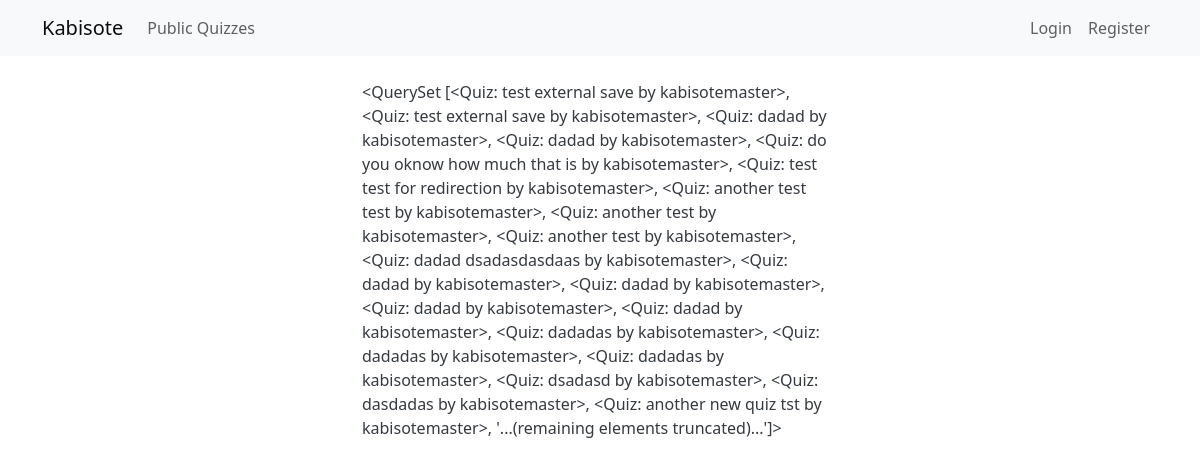
Before: / with the older database file.
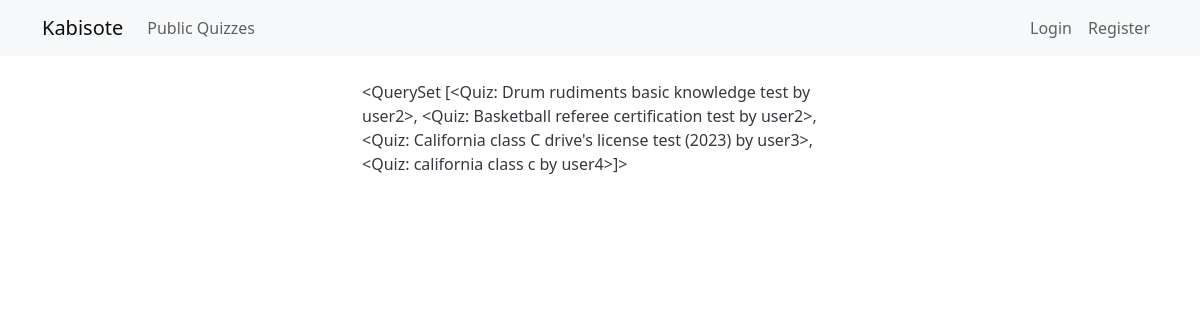
After: the same page with the newer database file.
### kabisote/models.py (models this page shows, shortened)
class Quiz(models.Model):
    owner = models.ForeignKey(User, on_delete=models.CASCADE)
    title = models.CharField(max_length=255)
    description = models.TextField(blank=True)
    private = models.BooleanField(default=False)
    updated = models.DateTimeField(auto_now=True)
    created = models.DateTimeField(auto_now_add=True, blank=True)
    tag = models.ManyToManyField(Tag, related_name="tags", blank=True)
    class Meta:
        ordering = ['-updated']
    def __str__(self):
        return f"{self.title} by {self.owner}"

class User(AbstractUser):
    pass

### kabisote/views.py (the view)
# urls.py: path("", views.index, name="index"),
def index(request):
    data = Quiz.objects.filter()
    return render(request, "kabisote/index.html", {'items': data})

### kabisote/templates/kabisote/index.html
{% extends "kabisote/layout.html" %}
{% block body %}
    <div class="row py-4">
       <div class="col col-lg-5 col-sm-10 mx-auto">
            <div id="feed">
                {{ items }}
            </div>
       </div>
    </div>
{% endblock %}

### kabisote/templates/kabisote/layout.html (shortened to what this page needs)
{% load static %}
<!DOCTYPE html>
<html lang="en">
    <head>
        <link rel="stylesheet" href="https://cdn.jsdelivr.net/npm/bootstrap@5.3.2/dist/css/bootstrap.min.css">
        <link href="{% static 'kabisote/mainstyle.css' %}" rel="stylesheet">
    </head>
    <body>
        <header class="navbar navbar-expand navbar-light bg-light flex px-2">
          <div class="container">
            <a class="navbar-brand" href="{% url 'index' %}">Kabisote</a>
            <div class="collapse navbar-collapse">
              <ul class="navbar-nav me-md-auto ">
                <li class="nav-item">
                  <a class="nav-link" href="{% url 'routes' type='public' %}">Public Quizzes</a>
                </li>
              </ul>
            </div>
            {% if user.is_authenticated %}
            <div class="dropdown">
              <a href="#" class="d-block link-body-emphasis text-decoration-none dropdown-toggle" data-bs-toggle="dropdown" aria-expanded="false">
               {{user.username}}
              </a>
              <ul class="dropdown-menu text-small">
                  <li><a href="#" class="dropdown-item">Account</a></li>
                  <li><a href="{% url 'routesnid' type='user' id=user.id %}" class="dropdown-item">My Quizzes</a></li>
                  <li><a href="{% url 'add' %}" class="dropdown-item">Add Quiz</a></li>
                  <li><a href="{% url 'logout' %}" class="dropdown-item">Logout</a></li>
              </ul>
            </div>
            {% else %}
            <ul class="ms-auto navbar-nav">
              <li class="nav-item">
                <a class="nav-link" href="{% url 'login' %}">Login</a>
              </li>
              <li class="nav-item">
                <a class="nav-link" href="{% url 'register' %}">Register</a>
              </li>
            </ul>
            {% endif %}
          </div>
        </header>
        <div class="body container-fluid">
            {% block body %}
            {% endblock %}
        </div>
    </body>
</html>

### kabisote/static/kabisote/mainstyle.css (style rules this page uses)
body { color: #343a40; }
a, .viewclick { color: #495057; text-decoration: none; opacity: .95; }

Changed rows visible on the page:
removed Quiz: title+owner "<QuerySet [<Quiz: test external save by kabisotemaster>, <Quiz: test external save by kabisotemaster>, <Quiz: dadad by kabisotemaster>, <Quiz: dadad by kabisotemaster>, <Quiz: do you oknow how much that is by kabisotemaster>, <Quiz: test test for redirection by kabisotemaster>, <Quiz: another test test by kabisotemaster>, <Quiz: another test by kabisotemaster>, <Quiz: another test by kabisotemaster>, <Quiz: dadad dsadasdasdaas by kabisotemaster>, <Quiz: dadad by kabisotemaster>, <Quiz: dadad by kabisotemaster>, <Quiz: dadad by kabisotemaster>, <Quiz: dadad by kabisotemaster>, <Quiz: dadadas by kabisotemaster>, <Quiz: dadadas by kabisotemaster>, <Quiz: dadadas by kabisotemaster>, <Quiz:…"
added Quiz: title+owner "<QuerySet [<Quiz: Drum rudiments basic knowledge test by user2>, <Quiz: Basketball referee certification test by user2>, <Quiz: California class C drive's license test (2023) by user3>, <Quiz: california class c by user4>]>"
